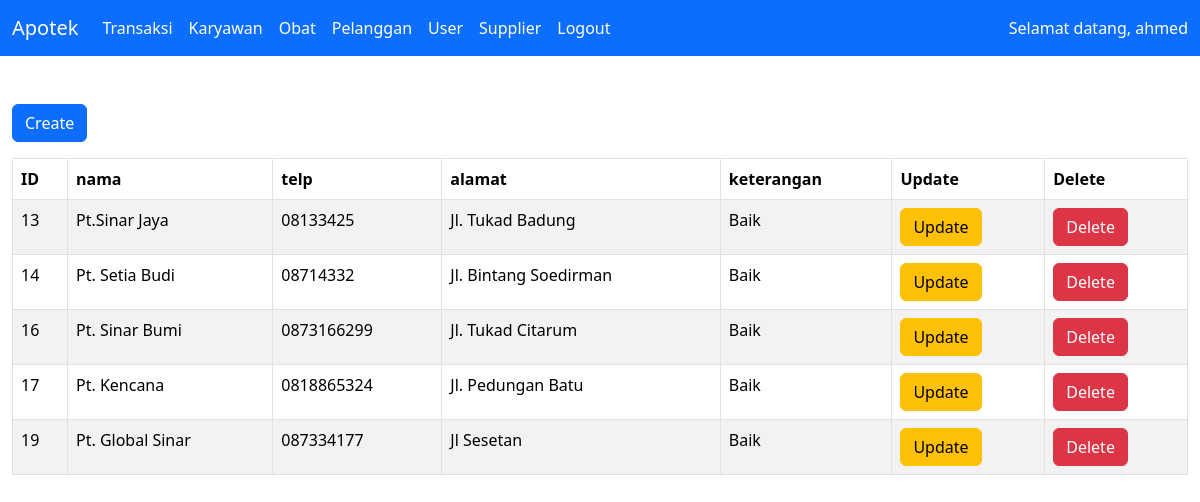
Screenshot of /pages/supplier.php (signed in) with the database file from the repository.
### tables this page shows
CREATE TABLE `tb_supplier` (
  `id_supplier` int(4) NOT NULL,
  `perusahaan` varchar(100) NOT NULL,
  `telp` varchar(20) NOT NULL,
  `alamat` text NOT NULL,
  `keterangan` varchar(100) NOT NULL
);

### pages/supplier.php (the view, shortened to what this page needs)
<?php
include "conn.php";
include "../components/header.php";
?>
<div class="container-fluid mt-5 pb-5">
    <a href="inputSupplier.php" class="btn btn-primary mb-3">Create</a>
    <table class="table table-striped table-bordered">
        <thead>
            <tr>
                <th scope="col">ID </th>
                <th scope="col">nama</th>
                <th scope="col">telp </th>
                <th scope="col">alamat</th>
                <th scope="col">keterangan</th>
                <th>Update</th>
                <th>Delete</th>
            </tr>
        </thead>
        <tbody>
            <?php
            $query = mysqli_query($conn, "SELECT * FROM tb_supplier");
            while ($data = mysqli_fetch_assoc($query)) {
            ?>
                <tr>
                    <td><?= $data['id_supplier'] ?></td>
                    <td><?= $data['perusahaan'] ?></td>
                    <td><?= $data['telp'] ?></td>
                    <td><?= $data['alamat'] ?></td>
                    <td><?= $data['keterangan'] ?></td>
                    <td><a href="updateSupplier.php?id=<?= $data['id_supplier'] ?>" class="btn btn-warning">Update</a></td>
                    <td><a href="deleteSupplier.php?id=<?= $data['id_supplier'] ?>" class="btn btn-danger" onclick="return confirm('Are you sure you want to delete this pelanggan?');">Delete</a></td>
                </tr>
            <?php
            }
            ?>
        </tbody>
    </table>
</div>
<?php include "../components/footer.php";

### rows the page displays
tb_supplier: id_supplier "13", perusahaan "Pt.Sinar Jaya", telp "08133425", alamat "Jl. Tukad Badung", keterangan "Baik"
tb_supplier: id_supplier "14", perusahaan "Pt. Setia Budi", telp "08714332", alamat "Jl. Bintang Soedirman", keterangan "Baik"
tb_supplier: id_supplier "16", perusahaan "Pt. Sinar Bumi", telp "0873166299", alamat "Jl. Tukad Citarum", keterangan "Baik"
tb_supplier: id_supplier "17", perusahaan "Pt. Kencana", telp "0818865324", alamat "Jl. Pedungan Batu", keterangan "Baik"
tb_supplier: id_supplier "19", perusahaan "Pt. Global Sinar", telp "087334177", alamat "Jl Sesetan", keterangan "Baik"

### other values shown
$_SESSION['username'] "ahmed"
